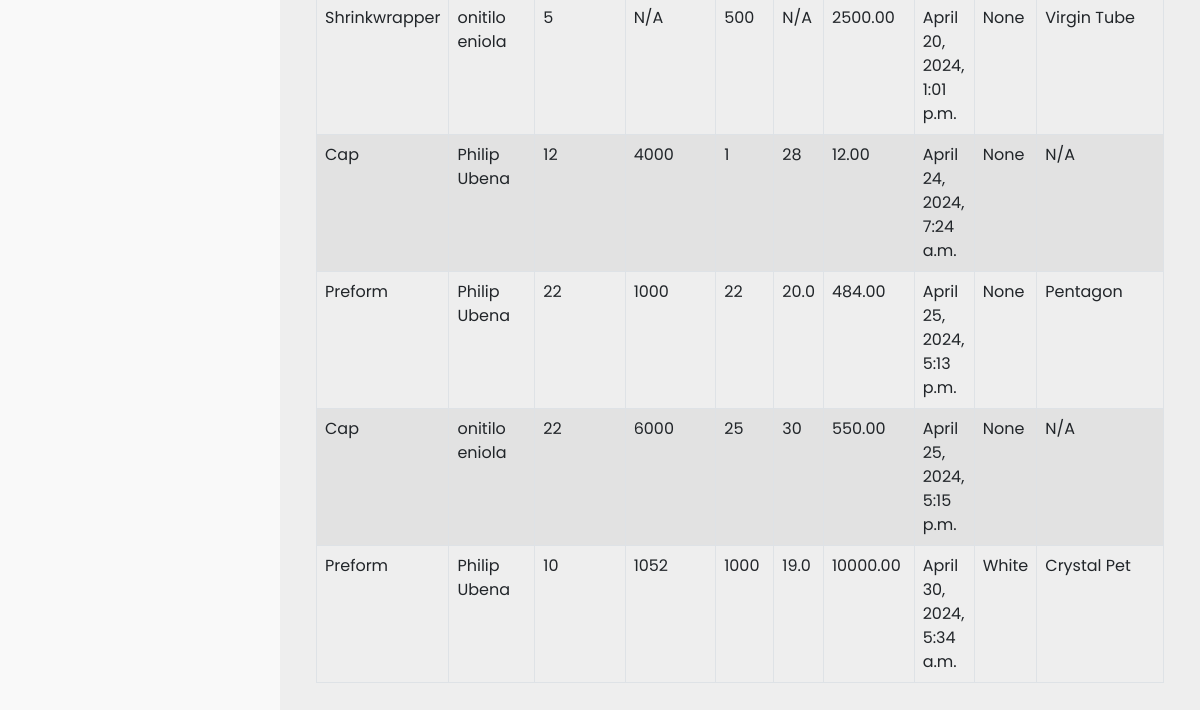
The page /stock/ (signed in, lower part) on the database as committed earlier.
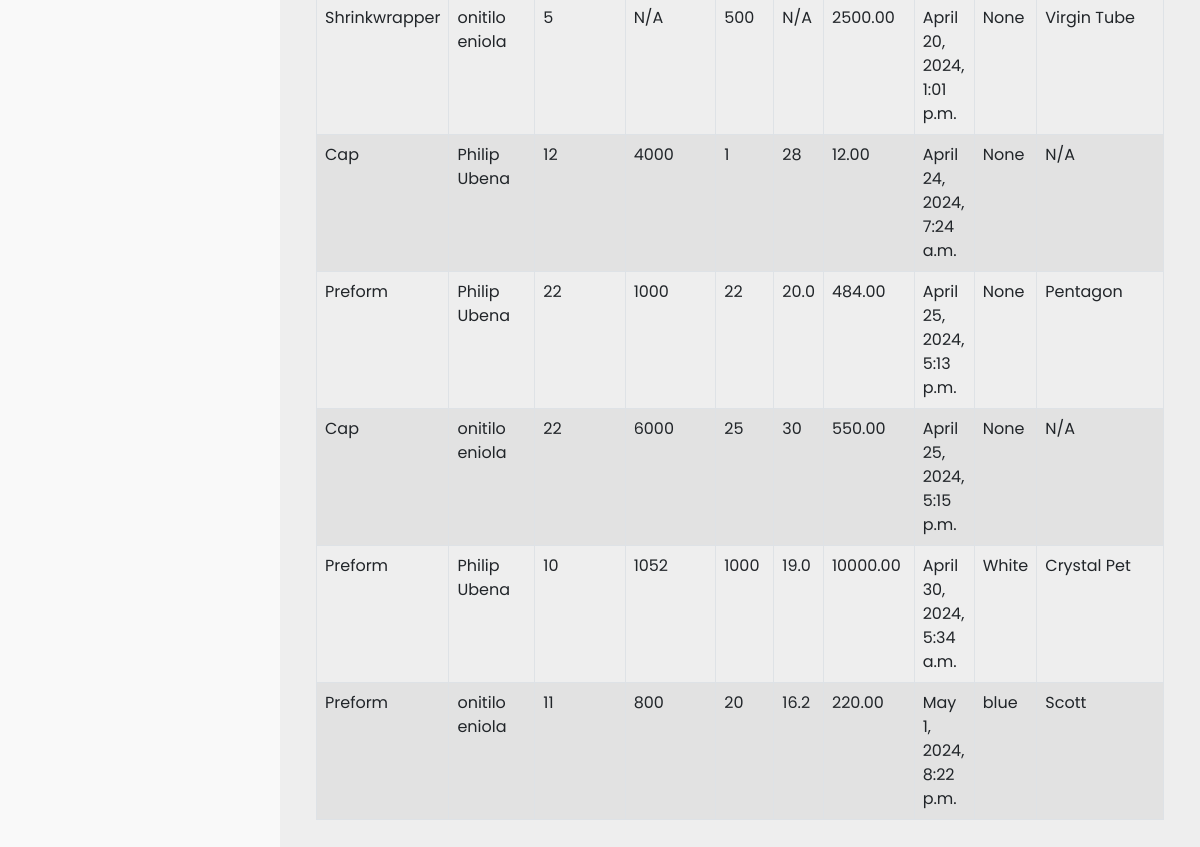
The same page on the database as committed later.
### store/models.py (models this page shows, shortened)
class StockItem(models.Model):
    name = models.CharField(max_length=20, null=True)
    supplier = models.ForeignKey(Supplier, on_delete=models.CASCADE, null=True )
    quantity = models.CharField(max_length=5)
    price = models.IntegerField()
    total = models.DecimalField(max_digits=20,decimal_places=2)
    created_at = models.DateTimeField(default=timezone.now, null=True, blank=True)
    cap_type = models.ForeignKey(Cap, on_delete=models.CASCADE, null=True, blank=True)
    color = models.CharField(max_length=10, null=True, blank=True)
    product_type = models.CharField(max_length=20, null=True, blank=True)
    preform_type = models.ForeignKey(Preform_type, on_delete=models.CASCADE, null=True, blank=True)

class Contact(models.Model):
    name = models.CharField(max_length=30)
    address = models.TextField()
    phone_number = models.CharField(max_length=20)
    email = models.EmailField()
    class Meta:
        abstract = True
    def __str__(self):
        return self.name

class Supplier(Contact):
    pass

class Cap(models.Model):
    name = models.CharField(max_length = 20, default = 'Cap')
    size = models.IntegerField()
    quantity_per_bag = models.IntegerField()

class Preform_type(models.Model):
    name = models.CharField(max_length=30)
    size = models.DecimalField(max_digits=5, decimal_places=1)
    quantity_per_bag = models.IntegerField()

### store/views.py (the view)
# urls.py: path('stock/', views.purchase_history, name="stock"),
@login_required
def purchase_history(request):
    stock = StockItem.objects.all()
    return render(request, 'store/add_stock/details.html', {'stocks': stock })

### store/templates/store/add_stock/details.html (shortened to what this page needs)
{% extends "base/base.html" %}
{% block body %}
<div class="container mt-5">
    <table class="table table-striped table-hover table-bordered mt-4">
        <tbody>
            {% for stock in stocks %}
            <tr>
                <td>{{stock.name}}</td>
                <td>{{stock.supplier}}</td>
                <td>{{stock.quantity}}</td>
                <td>
                    {% if stock.cap_type %}
                    {{ stock.cap_type.quantity_per_bag }}
                    {% elif stock.preform_type %}
                    {{ stock.preform_type.quantity_per_bag }}
                    {% else %}
                    N/A
                    {% endif %}
                </td>
                <td>{{stock.price}}</td>
                <td>
                    {% if stock.cap_type %}
                    {{ stock.cap_type.size }}
                    {% elif stock.preform_type %}
                    {{ stock.preform_type.size }}
                    {% else %}
                    N/A
                    {% endif %}
                </td>
                <td>{{stock.total}}</td>
                <td>{{stock.created_at}}</td>
                <td>{{stock.color}}</td>
                <td>
                    {% if stock.preform_type %}
                    {{ stock.preform_type.name }}
                    {% elif stock.product_type %}
                    {{ stock.product_type }}
                    {% else %}
                    N/A
                    {% endif %}</td>
            </tr>
            {% endfor %}
        </tbody>
    </table>
</div>
{% endblock %}

### store/templates/base/base.html (shortened to what this page needs)
{% load static %}
<!DOCTYPE html>
<html lang="en">
<head>
	<link href='https://unpkg.com/boxicons@2.0.9/css/boxicons.min.css' rel='stylesheet'>
	<link href="https://cdn.jsdelivr.net/npm/bootstrap@5.2.3/dist/css/bootstrap.min.css" rel="stylesheet">
	<link href="{% static './css/style.css' %}" rel="stylesheet" />
</head>
<body>
	<section id="sidebar">
	</section>
	<section id="content">
		<main>
		{% block body %}
		{% endblock%}
		</main>
	</section>
</body>
</html>

### static/css/style.css (style rules this page uses)
* { margin: 0; padding: 0; box-sizing: border-box; }
:root { --poppins: 'Poppins', sans-serif; --lato: 'Lato', sans-serif; --light: #F9F9F9; --blue: #3C91E6; --light-blue: #CFE8FF; --grey: #eee; --dark-grey: #AAAAAA; --dark: #342E37; --red: #DB504A; --yellow: #FFCE26; --light-yellow: #FFF2C6; --orange: #FD7238; --light-orange: #FFE0D3; }
html { overflow-x: hidden; }
body { background: var(--grey); overflow-x: hidden; }
#sidebar { position: fixed; top: 0; left: 0; width: 280px; height: 100%; background: var(--light); z-index: 2000; font-family: var(--lato); transition: .3s ease; overflow-x: hidden; scrollbar-width: none; }
#content { position: relative; width: calc(100% - 280px); left: 280px; transition: .3s ease; }
#content main { width: 100%; padding: 36px 24px; font-family: var(--poppins); max-height: calc(100vh - 56px); overflow-y: auto; }

Rows that differ between the two databases and show on the page:
added StockItem: name "Preform", supplier "onitilo eniola", quantity "11", preform_type.quantity_per_bag "800", price "20", preform_type.size "16.2", total "220.00", created_at "May 1, 2024, 8:22 p.m.", color "blue", preform_type.name "Scott"
